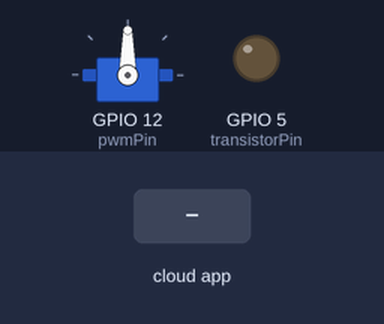
A sketch run on a simulated ESP8266 (Wemos D1 mini). Shown: servo, output pins drawn as LEDs (lit = HIGH). Inputs (shaded band) come from the test bench. WiFi joins after 1.5 s; servers stay silent unless stated; what the sketch prints to the serial monitor is not drawn.

Above: at 2.7 s.
2.8 s: the phone or cloud app sets Hallway.Light to 0
At 3.5 s:
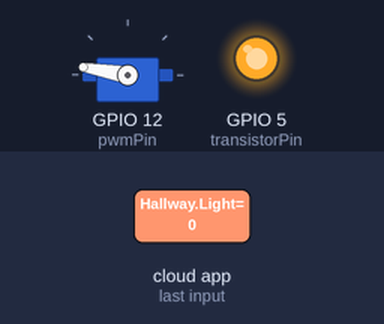
At 4.4 s:
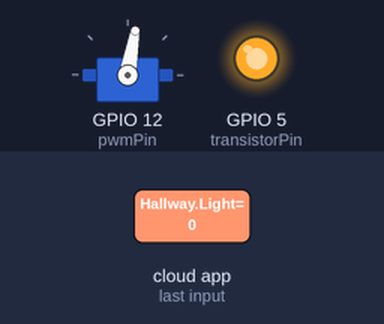
5.8 s: the phone or cloud app sets Hallway.Light to 1
At 6.8 s:
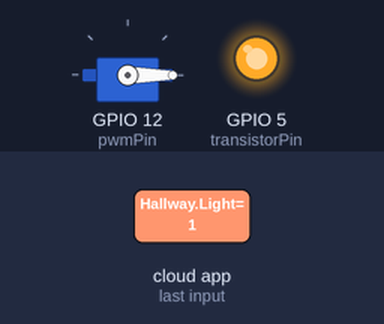
Timing chart, 0 to 9.5 s (numbered marks = the images above; inputs shaded):
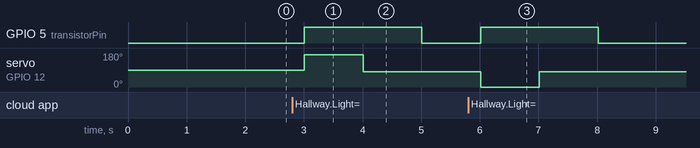

The sketch:

alexaFauxmoSwitch.ino
```cpp
// (licence header left out)
#include <Arduino.h>
#include <ESP8266WiFi.h>
#include "fauxmoESP.h"
#include <Servo.h>

#define SERIAL_BAUDRATE     115200 //Serial baudrate

fauxmoESP fauxmo; //Declare fauxmoESP object
Servo lightServo; //Declare servo object

const int pwmPin = 12;  // D6 pin. More info: https://github.com/esp8266/Arduino/blob/master/variants/d1_mini/pins_arduino.h#L49-L61
const int transistorPin = 5; //D1 pin.

// Name virtual devices
const char* deviceZero="Hallway Light";
//const char* deviceOne="LED";

int pauseTime=1000; //[ms]
int onPos=0;
int offPos=170;
int neutralPos=80;

#define WIFI_SSID "SuperMakeSomethingWifi" //Wifi SSID
#define WIFI_PASS "hunter2" //Wifi Password

void setup()
{

    // Init serial port
    Serial.begin(SERIAL_BAUDRATE);
    Serial.println();
    Serial.println();

    lightServo.attach(pwmPin); // Attach servo to pwmPin
    pinMode(transistorPin, OUTPUT); // Declare transistorPin as output
    //pinMode(ledPin, OUTPUT); // Declare LED pin as output pin

    Serial.println("Setting up wifi!");
    wifiSetup(); //Set up wifi

    //Setup fauxmo
    fauxmo.createServer(true); // not needed, this is the default value
    fauxmo.setPort(80); // This is required for gen3 devices
    fauxmo.enable(true);

    // Add virtual devices
    fauxmo.addDevice(deviceZero); //Add deviceZero
    //fauxmo.addDevice(deviceOne); //Add deviceOne -- Code template to add more devices

    fauxmo.onSetState(callback); //What function to execute when message is received
}

// Main Loop
void loop()
{
    // fauxmoESP uses an async TCP server but a sync UDP server
    // Therefore, we have to manually poll for UDP packets
    fauxmo.handle();
    delay(500);

    /* //Check for memory leaks
    static unsigned long last = millis();
    if (millis() - last > 5000) {
        last = millis();
        Serial.printf("[MAIN] Free heap: %d bytes\n", ESP.getFreeHeap());
    }
    */
}

// Device Callback
void callback(unsigned char device_id, const char * device_name, bool state, unsigned char value)
{
    Serial.printf("[MAIN] Device #%d (%s) state: %s value: %d\n", device_id, device_name, state ? "ON" : "OFF", value);
    Serial.println(device_name);
    if (strcmp(device_name, deviceZero)==0)
    {
      if (state==1) //Turn switch on
      {
        digitalWrite(transistorPin,HIGH);
        Serial.println("TransistorPin is HIGH");
        lightServo.write(onPos); // Move servo to on position
        pause(pauseTime); // Pause to wait for servo to stop moving
        lightServo.write(neutralPos); // Move servo to neutral position
        pause(pauseTime); //Pause to wait for servo to stop moving
        digitalWrite(transistorPin,LOW);
        Serial.println("Transistor Pin is LOW");
      }
      else //Turn switch off
      {
        digitalWrite(transistorPin,HIGH);
        Serial.println("TransistorPin is HIGH");
        lightServo.write(offPos); // Move servo to on position
        pause(pauseTime); // Pause to wait for servo to stop moving
        lightServo.write(neutralPos); // Move servo to neutral position
        pause(pauseTime); // Pause to wait for servo to stop moving
        digitalWrite(transistorPin,LOW);
        Serial.println("Transistor Pin is LOW");
      }
    }
    /*
	// Code template to add more devices
     if (strcmp(device_name, deviceOne)==0)
    {
      if (state==1) //Turn switch on
      {
        digitalWrite(ledPin,HIGH); // Turn on LED
      }
      else //Turn switch off
      {
        digitalWrite(ledPin,LOW); // Turn off LED
      }
    }
    */
}

//Pause Function
void pause(int pauseTime)
{
  Serial.println("Entering pause function!");
  unsigned long currentMillis = millis();
  long previousMillis = currentMillis;
  while ((currentMillis-previousMillis)<pauseTime/2)
  {
    //Serial.println("In pause loop!");
    currentMillis=millis();
  }
  ESP.wdtFeed();
  currentMillis = millis();
  previousMillis = currentMillis;
  while ((currentMillis-previousMillis)<pauseTime/2)
  {
    //Serial.println("In pause loop!");
    currentMillis=millis();
  }
  Serial.println("Exiting pause function!");
}

//Wifi Setup
void wifiSetup()
{
    WiFi.mode(WIFI_STA);
    wifi_set_sleep_type(LIGHT_SLEEP_T);

    // Connect
    Serial.printf("[WIFI] Connecting to %s ", WIFI_SSID);
    WiFi.begin(WIFI_SSID, WIFI_PASS);

    // Wait
    while (WiFi.status() != WL_CONNECTED)
    {
        Serial.print(".");
        delay(100);
    }
    Serial.print("Connected!");
    Serial.println();

    // Connected!
    Serial.printf("[WIFI] STATION Mode, SSID: %s, IP address: %s\n", WiFi.SSID().c_str(), WiFi.localIP().toString().c_str());
    Serial.println();

}
```

Measured:
- after the input at 2.8 s, GPIO 5 (transistorPin): LOW → HIGH after 0.21 s, → LOW 2.0 s later; servo on GPIO 12 (pwmPin): 90° → 170° after 0.21 s, → 80° 1.0 s later
- after the input at 5.8 s, GPIO 5 (transistorPin): LOW → HIGH after 0.21 s, → LOW 2.0 s later; servo on GPIO 12 (pwmPin): 80° → 0° after 0.21 s, → 80° 1.0 s later
